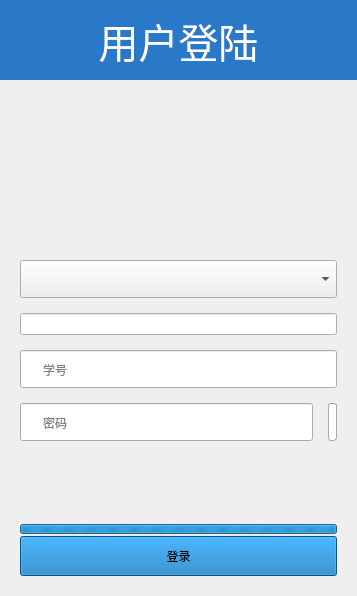
<?xml version="1.0" encoding="UTF-8"?>
<ui version="4.0">
 <class>Login</class>
 <widget class="QWidget" name="Login">
  <property name="geometry">
   <rect>
    <x>0</x>
    <y>0</y>
    <width>357</width>
    <height>596</height>
   </rect>
  </property>
  <property name="windowTitle">
   <string>MainWindow</string>
  </property>
  <layout class="QVBoxLayout" name="verticalLayout_3">
   <property name="spacing">
    <number>0</number>
   </property>
   <property name="leftMargin">
    <number>0</number>
   </property>
   <property name="topMargin">
    <number>0</number>
   </property>
   <property name="rightMargin">
    <number>0</number>
   </property>
   <property name="bottomMargin">
    <number>0</number>
   </property>
   <item>
    <widget class="QLabel" name="label_2">
     <property name="minimumSize">
      <size>
       <width>0</width>
       <height>80</height>
      </size>
     </property>
     <property name="font">
      <font>
       <pointsize>30</pointsize>
      </font>
     </property>
     <property name="styleSheet">
      <string notr="true">color:white;
background-color:#2a78c8;</string>
     </property>
     <property name="text">
      <string>用户登陆</string>
     </property>
     <property name="alignment">
      <set>Qt::AlignCenter</set>
     </property>
    </widget>
   </item>
   <item>
    <spacer name="verticalSpacer_2">
     <property name="orientation">
      <enum>Qt::Vertical</enum>
     </property>
     <property name="sizeType">
      <enum>QSizePolicy::Fixed</enum>
     </property>
     <property name="sizeHint" stdset="0">
      <size>
       <width>20</width>
       <height>180</height>
      </size>
     </property>
    </spacer>
   </item>
   <item>
    <layout class="QVBoxLayout" name="verticalLayout_2">
     <property name="spacing">
      <number>15</number>
     </property>
     <property name="leftMargin">
      <number>20</number>
     </property>
     <property name="rightMargin">
      <number>20</number>
     </property>
     <property name="bottomMargin">
      <number>20</number>
     </property>
     <item>
      <widget class="QComboBox" name="cmb_userType">
       <property name="styleSheet">
        <string notr="true">QComboBox {
	padding:10px 20px;
}</string>
       </property>
      </widget>
     </item>
     <item>
      <widget class="QLineEdit" name="edt_authMark">
       <property name="enabled">
        <bool>true</bool>
       </property>
      </widget>
     </item>
     <item>
      <widget class="QLineEdit" name="edt_userId">
       <property name="styleSheet">
        <string notr="true">padding:10px 20px;</string>
       </property>
       <property name="placeholderText">
        <string>学号</string>
       </property>
      </widget>
     </item>
     <item>
      <layout class="QHBoxLayout" name="horizontalLayout_2">
       <item>
        <widget class="QLineEdit" name="edt_userPwd">
         <property name="styleSheet">
          <string notr="true">padding:10px 20px;</string>
         </property>
         <property name="echoMode">
          <enum>QLineEdit::Password</enum>
         </property>
         <property name="placeholderText">
          <string>密码</string>
         </property>
        </widget>
       </item>
       <item>
        <widget class="QLabel" name="lab_verifyCode">
         <property name="styleSheet">
          <string notr="true">background-color:white;
border:1px solid #aaa;
border-radius:3px;</string>
         </property>
        </widget>
       </item>
      </layout>
     </item>
     <item>
      <spacer name="verticalSpacer">
       <property name="orientation">
        <enum>Qt::Vertical</enum>
       </property>
       <property name="sizeHint" stdset="0">
        <size>
         <width>20</width>
         <height>40</height>
        </size>
       </property>
      </spacer>
     </item>
     <item>
      <layout class="QVBoxLayout" name="verticalLayout">
       <property name="spacing">
        <number>2</number>
       </property>
       <item>
        <widget class="QProgressBar" name="pgs_watting">
         <property name="maximumSize">
          <size>
           <width>16777215</width>
           <height>10</height>
          </size>
         </property>
         <property name="maximum">
          <number>0</number>
         </property>
        </widget>
       </item>
       <item>
        <widget class="QPushButton" name="btn_login">
         <property name="styleSheet">
          <string notr="true">padding:10px 0;
background-color:#0c72ba;</string>
         </property>
         <property name="text">
          <string>登录</string>
         </property>
        </widget>
       </item>
      </layout>
     </item>
    </layout>
   </item>
  </layout>
 </widget>
 <resources/>
 <connections/>
</ui>
